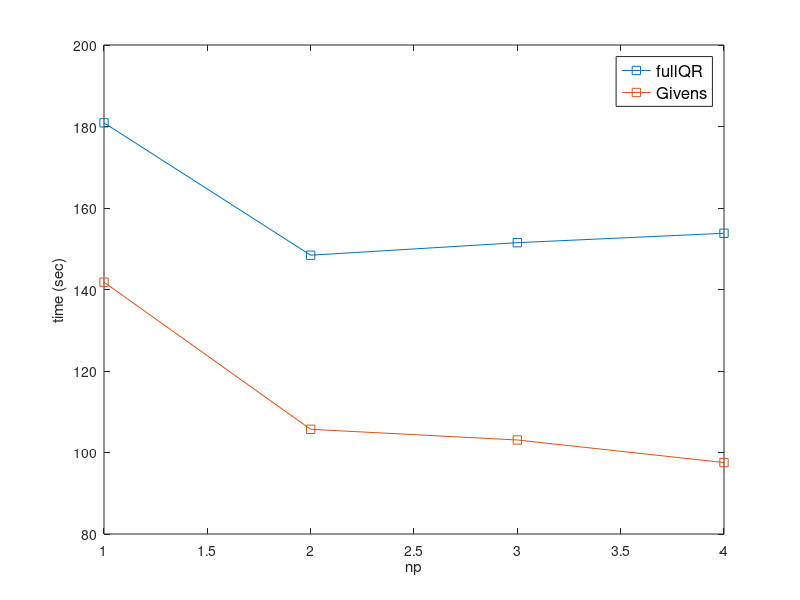
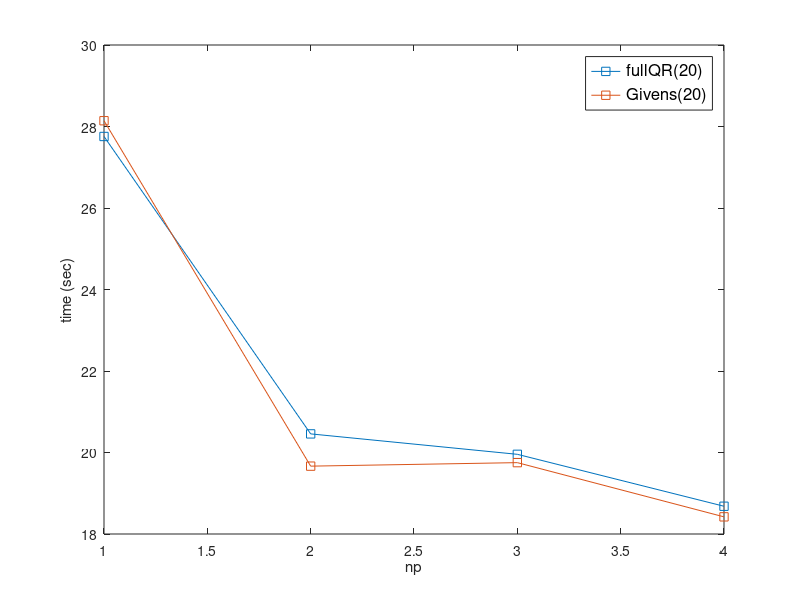
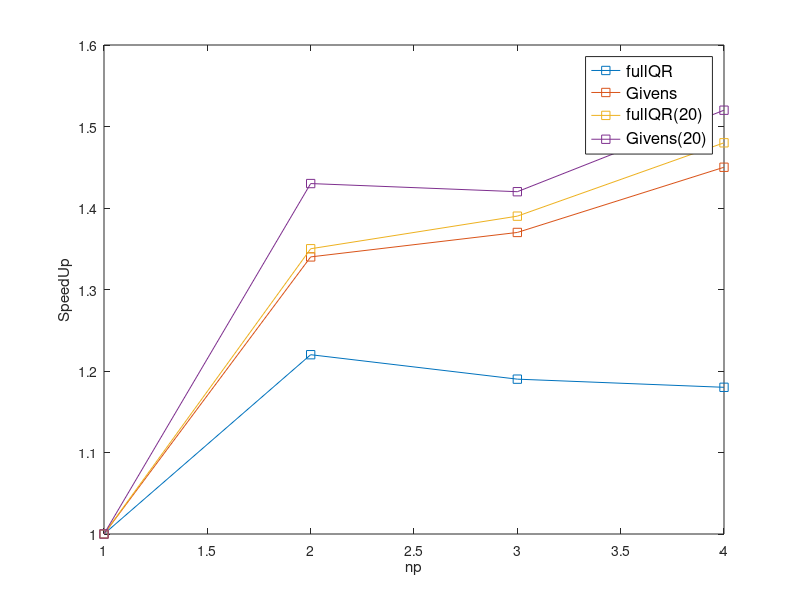

MATLAB code for these plots, in order:
clc; clear; close all
% A = [8.219900  5.204082  8.249664  5.618524;
% 4.630122  3.205535  4.689079  3.162474;
% 4.060645  2.878401  4.205213  2.737441;
% 3.634686  2.751820  3.705338  2.398958;];
% 
% %A = A';
% plot(A, '-s')
% legend({'NO1', 'NO2', 'RCM1', 'RCM2'}, 'FontSize',12)
% ylabel("time (sec)")
% xlabel("np")

% A = [1         1      1   1   ;
%      1.77   1.62   1.76   1.78;
%      2.03   1.81   1.96   2.05;
%      2.26   1.89   2.23   2.34;
% ];
% 
% plot(A, '-s')
% legend({'NO1', 'NO2', 'RCM1', 'RCM2'}, 'FontSize',12)
% ylabel("SpeedUp")
% xlabel("np")

A = [180.900720  141.801716;
    148.415983  105.693213 ;
    151.490037  103.072335 ;
    153.800005  97.531304  ;
];
figure
plot(A, '-s')
legend({'fullQR', 'Givens'}, 'FontSize',12)
ylabel("time (sec)")
xlabel("np")

A =[27.755223   28.141819; 
    20.456823   19.665255; 
    19.955573   19.751338; 
    18.681080   18.420930; ];
figure
plot(A, '-s')
legend({'fullQR(20)', 'Givens(20)'}, 'FontSize',12)
ylabel("time (sec)")
xlabel("np")

A = [1     1      1      1   ;
    1.22   1.34   1.35   1.43 ;
    1.19   1.37   1.39   1.42 ;
    1.18   1.45   1.48   1.52 ;   
];
figure
plot(A, '-s')
legend({'fullQR', 'Givens', 'fullQR(20)', 'Givens(20)'}, 'FontSize',12)
ylabel("SpeedUp")
xlabel("np")